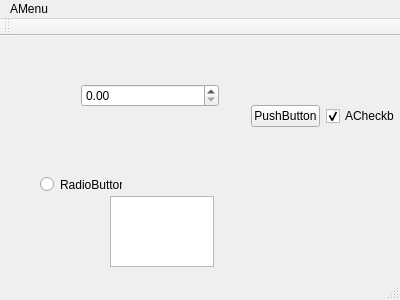
<?xml version="1.0" encoding="UTF-8"?>
<ui version="4.0">
 <class>MainWindow</class>
 <widget class="QMainWindow" name="MainWindow">
  <property name="geometry">
   <rect>
    <x>0</x>
    <y>0</y>
    <width>400</width>
    <height>300</height>
   </rect>
  </property>
  <property name="windowTitle">
   <string>MainWindow</string>
  </property>
  <widget class="QWidget" name="centralWidget">
   <widget class="QWidget" name="horizontalLayoutWidget">
    <property name="geometry">
     <rect>
      <x>70</x>
      <y>20</y>
      <width>160</width>
      <height>80</height>
     </rect>
    </property>
    <layout class="QHBoxLayout" name="horizontalLayout">
     <item>
      <widget class="QDoubleSpinBox" name="doubleSpinBox"/>
     </item>
    </layout>
   </widget>
   <widget class="QWidget" name="horizontalLayoutWidget_2">
    <property name="geometry">
     <rect>
      <x>240</x>
      <y>0</y>
      <width>241</width>
      <height>161</height>
     </rect>
    </property>
    <layout class="QHBoxLayout" name="horizontalLayout_2">
     <item>
      <widget class="QPushButton" name="pushButton_2">
       <property name="text">
        <string>PushButton</string>
       </property>
      </widget>
     </item>
     <item>
      <widget class="QCheckBox" name="checkBox">
       <property name="text">
        <string>ACheckbox</string>
       </property>
       <property name="checked">
        <bool>true</bool>
       </property>
      </widget>
     </item>
     <item>
      <widget class="QPushButton" name="pushButton">
       <property name="text">
        <string>PushButton</string>
       </property>
      </widget>
     </item>
    </layout>
   </widget>
   <widget class="QRadioButton" name="radioButton">
    <property name="geometry">
     <rect>
      <x>40</x>
      <y>140</y>
      <width>82</width>
      <height>17</height>
     </rect>
    </property>
    <property name="text">
     <string>RadioButton</string>
    </property>
   </widget>
   <widget class="QTextEdit" name="textEdit">
    <property name="geometry">
     <rect>
      <x>110</x>
      <y>160</y>
      <width>104</width>
      <height>71</height>
     </rect>
    </property>
   </widget>
  </widget>
  <widget class="QMenuBar" name="menuBar">
   <property name="geometry">
    <rect>
     <x>0</x>
     <y>0</y>
     <width>400</width>
     <height>21</height>
    </rect>
   </property>
   <widget class="QMenu" name="menuAMenu">
    <property name="title">
     <string>AMenu</string>
    </property>
   </widget>
   <addaction name="menuAMenu"/>
  </widget>
  <widget class="QToolBar" name="mainToolBar">
   <attribute name="toolBarArea">
    <enum>TopToolBarArea</enum>
   </attribute>
   <attribute name="toolBarBreak">
    <bool>false</bool>
   </attribute>
  </widget>
  <widget class="QStatusBar" name="statusBar"/>
 </widget>
 <layoutdefault spacing="6" margin="11"/>
 <resources/>
 <connections/>
</ui>
